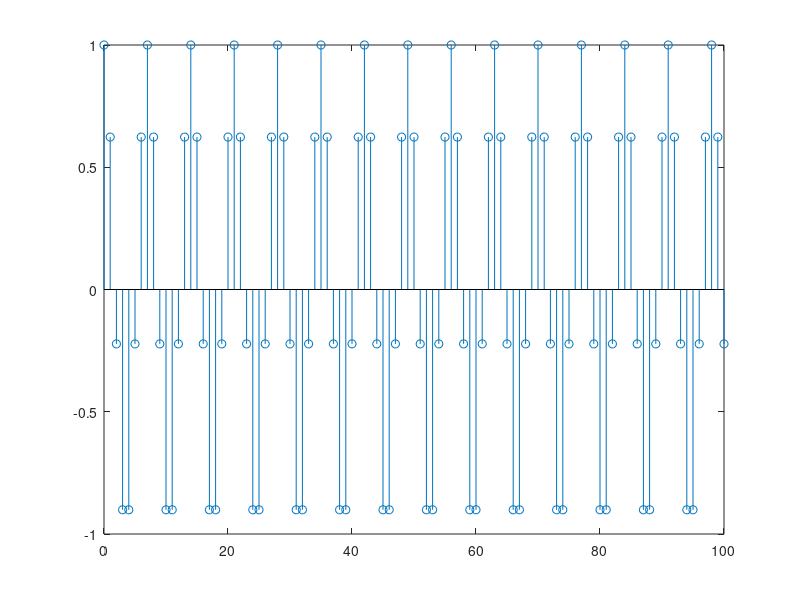
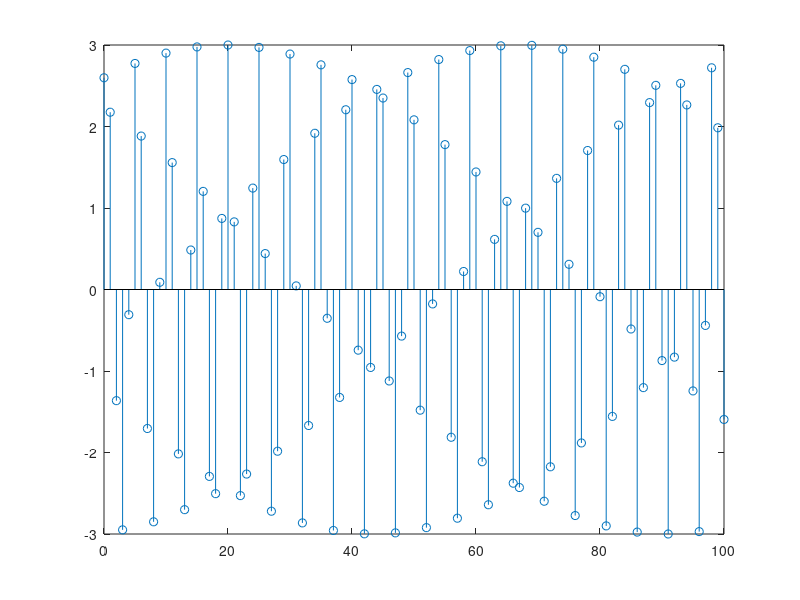
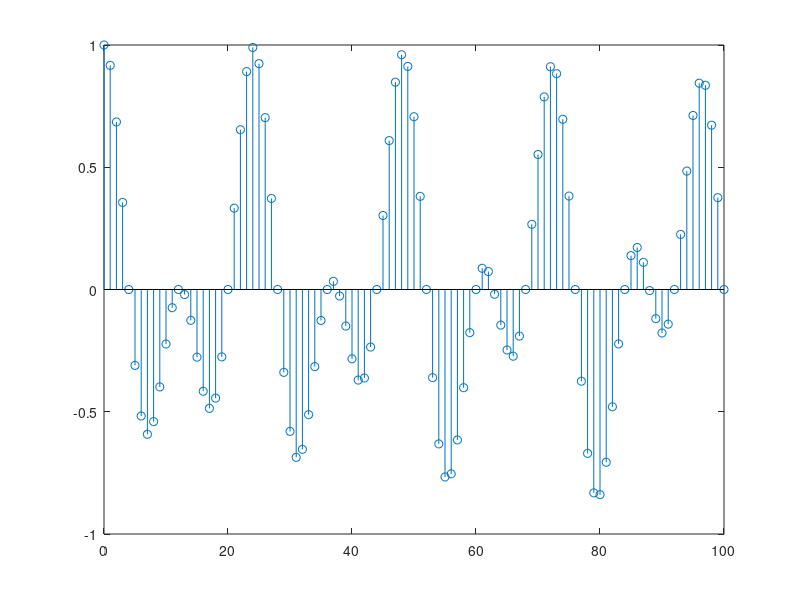
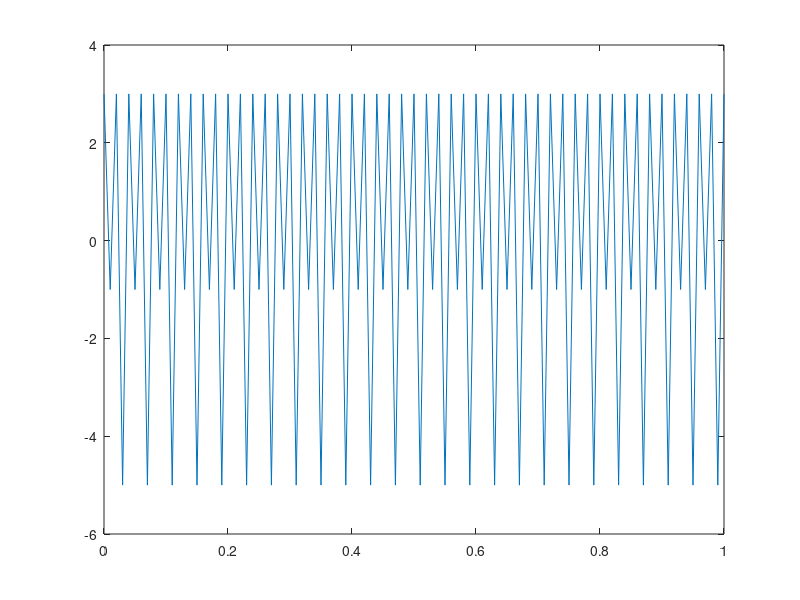

Source code (MATLAB) for these figures, in order: (Note: this script raises an error after producing the figures.)
clear; close all; clc;
n = 0:100;
f = cos(30*pi*n / 105);
figure
stem(n,f)

figure
f2 = 3 * cos(5 * n + pi/6);
stem(n,f2)

figure
f3 = cos(n / 8) .* cos(pi * n / 8);
stem(n,f3)

% ---- %
t = 0:0.01:1;
fo = 3 * cos(100 * pi * t) + 2 * sin (250 * pi * t)

Fp = 1 / (1e-3);
tx = t * Fp;
fx = 3 * cos(1/2 * pi * tx) + 2 * sin(-3/4 * pi * tx);
fx = 3 * cos(500 * pi * t)

figure
plot(t, fo)

figure
plot(t, fx)

% ---- %
t5 = 0:0.001:(30 / 1000);
f5a = 3 * sin(100 * pi * t5);

figure
plot(t5, f5a)
title("x(t)")
xlabel("Tiempo (t)")
ylabel("x(t)")

% ---- %
n5 = 0:20;
f5b = 3 * sin(pi/3 * n5);

figure
stem(n5, f5b)
title("x(n) con Fs = 300Hz")
xlabel("Muestras (n)")
ylabel("x(n)")

% ---- %
Fsd = 8;
f5d = 3 * sin(100 * pi * n5 / Fsd);

figure
stem(n5, f5d)
title("x(n) con Fs = 8Hz")
xlabel("Muestras (n)")
ylabel("x(n)")

% ---- %
n = 0:10;
figure
f3 = cos(n / 8) .* cos(pi * n / 8);
stem(n,f3)

levels = 5;
quantizedR = quantizer(f3, levels, 1, 'rounding');
quantizedT = quantizer(f3, levels, 1, 'truncation');
hold on
stem(n, quantizedR)
hold off

figure
stem(n, f3)
hold on
stem(n, quantizedT)

function quantizedSignal = quantizer(signal, levelsCount, expectedMax, type)
    levels = linspace(-expectedMax, expectedMax, levelsCount);
    quantizedSignal = zeros(1,length(signal));
    
    if strcmp(type, 'truncation')
        
        for i=1:length(signal)
            lesserValues = levels(levels <= signal(i));
            quantizedSignal(i) = lesserValues(end);
        end
        
    elseif strcmp(type, 'rounding')
        for i=1:length(signal)
            lesserValues = levels(levels <= signal(i));
            greaterValues = levels(levels >= signal(i));
            distanceBelow = signal(i) - lesserValues(end);
            distanceAbove = greaterValues(1) - signal(i);
            
            if distanceBelow <= distanceAbove
                quantizedSignal(i) = lesserValues(end);
            else
                quantizedSignal(i) = greaterValues(1);
            end
            
        end
        
    else
        error("Not a proper type of quantization")
    end
end